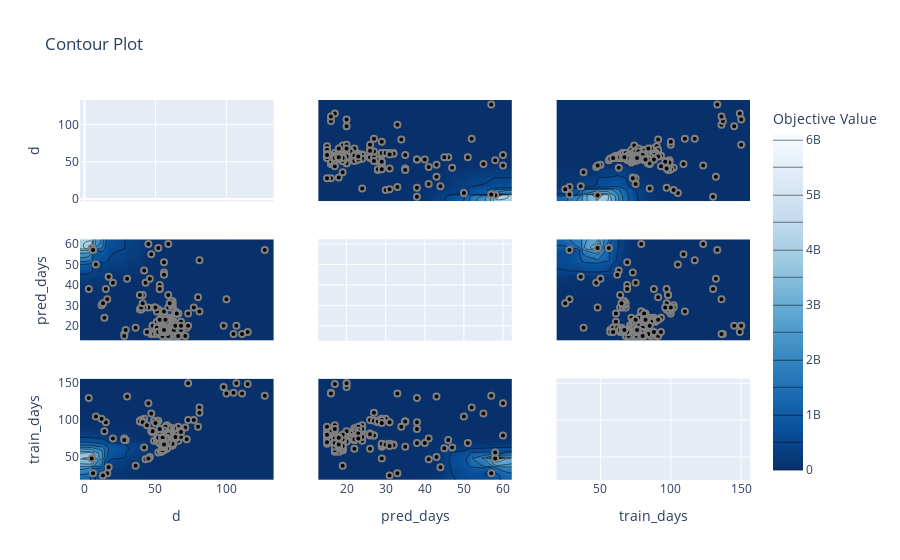

Source (notebook cell):
### Code cell
plot_contour(study)

### Figure 1 — Plotly figure (JSON) as saved in the notebook; plotly's stock layout.template omitted (floating-point values rounded to 4 significant figures; data arrays with more than 128 entries replaced by an {"elided": "..."} marker saying what was removed)
{"data": [{"type": "scatter", "xaxis": "x", "yaxis": "y"}, {"colorbar": {"title": {"text": "Objective Value"}}, "colorscale": [[0, "rgb(247,251,255)"], [0.125, "rgb(222,235,247)"], [0.25, "rgb(198,219,239)"], [0.375, "rgb(158,202,225)"], [0.5, "rgb(107,174,214)"], [0.625, "rgb(66,146,198)"], [0.75, "rgb(33,113,181)"], [0.875, "rgb(8,81,156)"], [1, "rgb(8,48,107)"]], "connectgaps": true, "contours": {"coloring": "heatmap"}, "hoverinfo": "none", "line": {"smoothing": 1.3}, "reversescale": true, "showscale": true, "type": "contour", "x": [-3.2, 3, 5, 6, 8, 12, 13, 14, 15, 16, 17, 20, 28, 29, 30, 36, 39, 40, 41, 42, 43, 44, 45, 46, 47, 48, 49, 50, 51, 52, 53, 54, 55, 56, 57, 58, 59, 60, 61, 62, 63, 64, 65, 66, 68, 71, 72, 73, 77, 80, 81, 98, 100, 105, 107, 111, 115, 127, 133.2], "xaxis": "x4", "y": [12.75, 15, 16, 17, 18, 19, 20, 21, 22, 23, 24, 26, 27, 28, 29, 30, 31, 32, 33, 34, 35, 38, 40, 41, 43, 44, 45, 46, 47, 50, 51, 52, 55, 57, 58, 60, 62.25], "yaxis": "y4", "z": {"elided": "37x59 float values"}}, {"marker": {"color": "black", "line": {"color": "Grey", "width": 2}}, "mode": "markers", "showlegend": false, "type": "scatter", "x": {"elided": "250 int values"}, "xaxis": "x4", "y": {"elided": "250 int values"}, "yaxis": "y4"}, {"colorbar": {"title": {"text": "Objective Value"}}, "colorscale": [[0, "rgb(247,251,255)"], [0.125, "rgb(222,235,247)"], [0.25, "rgb(198,219,239)"], [0.375, "rgb(158,202,225)"], [0.5, "rgb(107,174,214)"], [0.625, "rgb(66,146,198)"], [0.75, "rgb(33,113,181)"], [0.875, "rgb(8,81,156)"], [1, "rgb(8,48,107)"]], "connectgaps": true, "contours": {"coloring": "heatmap"}, "hoverinfo": "none", "line": {"smoothing": 1.3}, "reversescale": true, "showscale": false, "type": "contour", "x": [-3.2, 3, 5, 6, 8, 12, 13, 14, 15, 16, 17, 20, 28, 29, 30, 36, 39, 40, 41, 42, 43, 44, 45, 46, 47, 48, 49, 50, 51, 52, 53, 54, 55, 56, 57, 58, 59, 60, 61, 62, 63, 64, 65, 66, 68, 71, 72, 73, 77, 80, 81, 98, 100, 105, 107, 111, 115, 127, 133.2], "xaxis": "x7", "y": [18.75, 25, 28, 36, 38, 47, 48, 50, 56, 57, 59, 61, 62, 63, 64, 65, 66, 67, 68, 69, 70, 71, 72, 73, 74, 75, 76, 77, 79, 80, 81, 82, 83, 84, 85, 86, 87, 88, 89, 90, 91, 93, 96, 97, 98, 99, 100, 102, 105, 109, 110, 117, 123, 130, 132, 133, 136, 137, 145, 149, 150, 156.2], "yaxis": "y7", "z": {"elided": "62x59 float values"}}, {"marker": {"color": "black", "line": {"color": "Grey", "width": 2}}, "mode": "markers", "showlegend": false, "type": "scatter", "x": {"elided": "250 int values"}, "xaxis": "x7", "y": {"elided": "250 int values"}, "yaxis": "y7"}, {"colorbar": {"title": {"text": "Objective Value"}}, "colorscale": [[0, "rgb(247,251,255)"], [0.125, "rgb(222,235,247)"], [0.25, "rgb(198,219,239)"], [0.375, "rgb(158,202,225)"], [0.5, "rgb(107,174,214)"], [0.625, "rgb(66,146,198)"], [0.75, "rgb(33,113,181)"], [0.875, "rgb(8,81,156)"], [1, "rgb(8,48,107)"]], "connectgaps": true, "contours": {"coloring": "heatmap"}, "hoverinfo": "none", "line": {"smoothing": 1.3}, "reversescale": true, "showscale": false, "type": "contour", "x": [12.75, 15, 16, 17, 18, 19, 20, 21, 22, 23, 24, 26, 27, 28, 29, 30, 31, 32, 33, 34, 35, 38, 40, 41, 43, 44, 45, 46, 47, 50, 51, 52, 55, 57, 58, 60, 62.25], "xaxis": "x2", "y": [-3.2, 3, 5, 6, 8, 12, 13, 14, 15, 16, 17, 20, 28, 29, 30, 36, 39, 40, 41, 42, 43, 44, 45, 46, 47, 48, 49, 50, 51, 52, 53, 54, 55, 56, 57, 58, 59, 60, 61, 62, 63, 64, 65, 66, 68, 71, 72, 73, 77, 80, 81, 98, 100, 105, 107, 111, 115, 127, 133.2], "yaxis": "y2", "z": {"elided": "59x37 float values"}}, {"marker": {"color": "black", "line": {"color": "Grey", "width": 2}}, "mode": "markers", "showlegend": false, "type": "scatter", "x": {"elided": "250 int values"}, "xaxis": "x2", "y": {"elided": "250 int values"}, "yaxis": "y2"}, {"type": "scatter", "xaxis": "x5", "yaxis": "y5"}, {"colorbar": {"title": {"text": "Objective Value"}}, "colorscale": [[0, "rgb(247,251,255)"], [0.125, "rgb(222,235,247)"], [0.25, "rgb(198,219,239)"], [0.375, "rgb(158,202,225)"], [0.5, "rgb(107,174,214)"], [0.625, "rgb(66,146,198)"], [0.75, "rgb(33,113,181)"], [0.875, "rgb(8,81,156)"], [1, "rgb(8,48,107)"]], "connectgaps": true, "contours": {"coloring": "heatmap"}, "hoverinfo": "none", "line": {"smoothing": 1.3}, "reversescale": true, "showscale": false, "type": "contour", "x": [12.75, 15, 16, 17, 18, 19, 20, 21, 22, 23, 24, 26, 27, 28, 29, 30, 31, 32, 33, 34, 35, 38, 40, 41, 43, 44, 45, 46, 47, 50, 51, 52, 55, 57, 58, 60, 62.25], "xaxis": "x8", "y": [18.75, 25, 28, 36, 38, 47, 48, 50, 56, 57, 59, 61, 62, 63, 64, 65, 66, 67, 68, 69, 70, 71, 72, 73, 74, 75, 76, 77, 79, 80, 81, 82, 83, 84, 85, 86, 87, 88, 89, 90, 91, 93, 96, 97, 98, 99, 100, 102, 105, 109, 110, 117, 123, 130, 132, 133, 136, 137, 145, 149, 150, 156.2], "yaxis": "y8", "z": {"elided": "62x37 float values"}}, {"marker": {"color": "black", "line": {"color": "Grey", "width": 2}}, "mode": "markers", "showlegend": false, "type": "scatter", "x": {"elided": "250 int values"}, "xaxis": "x8", "y": {"elided": "250 int values"}, "yaxis": "y8"}, {"colorbar": {"title": {"text": "Objective Value"}}, "colorscale": [[0, "rgb(247,251,255)"], [0.125, "rgb(222,235,247)"], [0.25, "rgb(198,219,239)"], [0.375, "rgb(158,202,225)"], [0.5, "rgb(107,174,214)"], [0.625, "rgb(66,146,198)"], [0.75, "rgb(33,113,181)"], [0.875, "rgb(8,81,156)"], [1, "rgb(8,48,107)"]], "connectgaps": true, "contours": {"coloring": "heatmap"}, "hoverinfo": "none", "line": {"smoothing": 1.3}, "reversescale": true, "showscale": false, "type": "contour", "x": [18.75, 25, 28, 36, 38, 47, 48, 50, 56, 57, 59, 61, 62, 63, 64, 65, 66, 67, 68, 69, 70, 71, 72, 73, 74, 75, 76, 77, 79, 80, 81, 82, 83, 84, 85, 86, 87, 88, 89, 90, 91, 93, 96, 97, 98, 99, 100, 102, 105, 109, 110, 117, 123, 130, 132, 133, 136, 137, 145, 149, 150, 156.2], "xaxis": "x3", "y": [-3.2, 3, 5, 6, 8, 12, 13, 14, 15, 16, 17, 20, 28, 29, 30, 36, 39, 40, 41, 42, 43, 44, 45, 46, 47, 48, 49, 50, 51, 52, 53, 54, 55, 56, 57, 58, 59, 60, 61, 62, 63, 64, 65, 66, 68, 71, 72, 73, 77, 80, 81, 98, 100, 105, 107, 111, 115, 127, 133.2], "yaxis": "y3", "z": {"elided": "59x62 float values"}}, {"marker": {"color": "black", "line": {"color": "Grey", "width": 2}}, "mode": "markers", "showlegend": false, "type": "scatter", "x": {"elided": "250 int values"}, "xaxis": "x3", "y": {"elided": "250 int values"}, "yaxis": "y3"}, {"colorbar": {"title": {"text": "Objective Value"}}, "colorscale": [[0, "rgb(247,251,255)"], [0.125, "rgb(222,235,247)"], [0.25, "rgb(198,219,239)"], [0.375, "rgb(158,202,225)"], [0.5, "rgb(107,174,214)"], [0.625, "rgb(66,146,198)"], [0.75, "rgb(33,113,181)"], [0.875, "rgb(8,81,156)"], [1, "rgb(8,48,107)"]], "connectgaps": true, "contours": {"coloring": "heatmap"}, "hoverinfo": "none", "line": {"smoothing": 1.3}, "reversescale": true, "showscale": false, "type": "contour", "x": [18.75, 25, 28, 36, 38, 47, 48, 50, 56, 57, 59, 61, 62, 63, 64, 65, 66, 67, 68, 69, 70, 71, 72, 73, 74, 75, 76, 77, 79, 80, 81, 82, 83, 84, 85, 86, 87, 88, 89, 90, 91, 93, 96, 97, 98, 99, 100, 102, 105, 109, 110, 117, 123, 130, 132, 133, 136, 137, 145, 149, 150, 156.2], "xaxis": "x6", "y": [12.75, 15, 16, 17, 18, 19, 20, 21, 22, 23, 24, 26, 27, 28, 29, 30, 31, 32, 33, 34, 35, 38, 40, 41, 43, 44, 45, 46, 47, 50, 51, 52, 55, 57, 58, 60, 62.25], "yaxis": "y6", "z": {"elided": "37x62 float values"}}, {"marker": {"color": "black", "line": {"color": "Grey", "width": 2}}, "mode": "markers", "showlegend": false, "type": "scatter", "x": {"elided": "250 int values"}, "xaxis": "x6", "y": {"elided": "250 int values"}, "yaxis": "y6"}, {"type": "scatter", "xaxis": "x9", "yaxis": "y9"}], "layout": {"title": {"text": "Contour Plot"}, "xaxis": {"anchor": "y", "domain": [0, 0.2889], "matches": "x7", "range": [-3.2, 133.2], "showticklabels": false}, "xaxis2": {"anchor": "y2", "domain": [0.3556, 0.6444], "matches": "x8", "range": [12.75, 62.25], "showticklabels": false}, "xaxis3": {"anchor": "y3", "domain": [0.7111, 1], "matches": "x9", "range": [18.75, 156.2], "showticklabels": false}, "xaxis4": {"anchor": "y4", "domain": [0, 0.2889], "matches": "x7", "range": [-3.2, 133.2], "showticklabels": false}, "xaxis5": {"anchor": "y5", "domain": [0.3556, 0.6444], "matches": "x8", "range": [12.75, 62.25], "showticklabels": false}, "xaxis6": {"anchor": "y6", "domain": [0.7111, 1], "matches": "x9", "range": [18.75, 156.2], "showticklabels": false}, "xaxis7": {"anchor": "y7", "domain": [0, 0.2889], "range": [-3.2, 133.2], "title": {"text": "d"}}, "xaxis8": {"anchor": "y8", "domain": [0.3556, 0.6444], "range": [12.75, 62.25], "title": {"text": "pred_days"}}, "xaxis9": {"anchor": "y9", "domain": [0.7111, 1], "range": [18.75, 156.2], "title": {"text": "train_days"}}, "yaxis": {"anchor": "x", "domain": [0.7333, 1], "range": [-3.2, 133.2], "title": {"text": "d"}}, "yaxis2": {"anchor": "x2", "domain": [0.7333, 1], "matches": "y", "range": [-3.2, 133.2], "showticklabels": false}, "yaxis3": {"anchor": "x3", "domain": [0.7333, 1], "matches": "y", "range": [-3.2, 133.2], "showticklabels": false}, "yaxis4": {"anchor": "x4", "domain": [0.3667, 0.6333], "range": [12.75, 62.25], "title": {"text": "pred_days"}}, "yaxis5": {"anchor": "x5", "domain": [0.3667, 0.6333], "matches": "y4", "range": [12.75, 62.25], "showticklabels": false}, "yaxis6": {"anchor": "x6", "domain": [0.3667, 0.6333], "matches": "y4", "range": [12.75, 62.25], "showticklabels": false}, "yaxis7": {"anchor": "x7", "domain": [0, 0.2667], "range": [18.75, 156.2], "title": {"text": "train_days"}}, "yaxis8": {"anchor": "x8", "domain": [0, 0.2667], "matches": "y7", "range": [18.75, 156.2], "showticklabels": false}, "yaxis9": {"anchor": "x9", "domain": [0, 0.2667], "matches": "y7", "range": [18.75, 156.2], "showticklabels": false}}}
